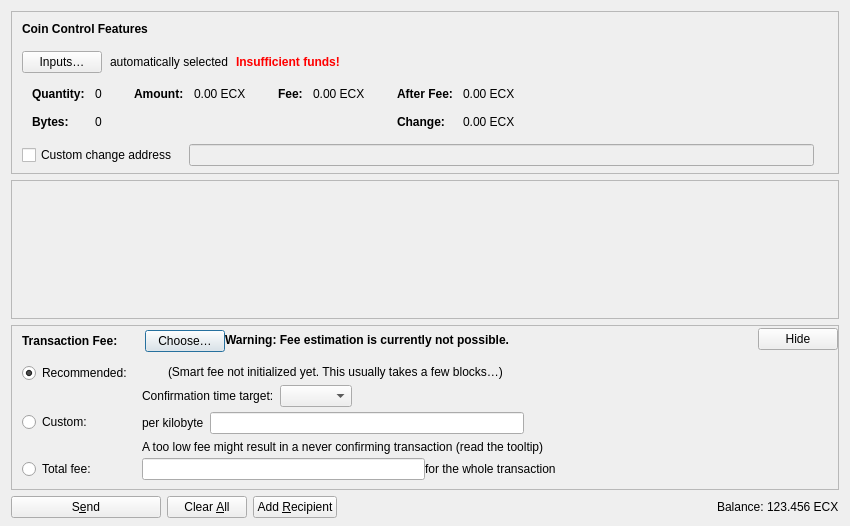
<?xml version="1.0" encoding="UTF-8"?>
<ui version="4.0">
 <class>SendCoinsDialog</class>
 <widget class="QDialog" name="SendCoinsDialog">
  <property name="geometry">
   <rect>
    <x>0</x>
    <y>0</y>
    <width>850</width>
    <height>526</height>
   </rect>
  </property>
  <property name="windowTitle">
   <string>Send Coins</string>
  </property>
  <layout class="QVBoxLayout" name="verticalLayout" stretch="0,1,0,0">
   <property name="bottomMargin">
    <number>8</number>
   </property>
   <item>
    <widget class="QFrame" name="frameCoinControl">
     <property name="sizePolicy">
      <sizepolicy hsizetype="Expanding" vsizetype="Expanding">
       <horstretch>0</horstretch>
       <verstretch>0</verstretch>
      </sizepolicy>
     </property>
     <property name="maximumSize">
      <size>
       <width>16777215</width>
       <height>16777215</height>
      </size>
     </property>
     <property name="frameShape">
      <enum>QFrame::StyledPanel</enum>
     </property>
     <property name="frameShadow">
      <enum>QFrame::Sunken</enum>
     </property>
     <layout class="QVBoxLayout" name="verticalLayoutCoinControl2">
      <property name="spacing">
       <number>0</number>
      </property>
      <property name="leftMargin">
       <number>0</number>
      </property>
      <property name="topMargin">
       <number>0</number>
      </property>
      <property name="rightMargin">
       <number>0</number>
      </property>
      <property name="bottomMargin">
       <number>6</number>
      </property>
      <item>
       <layout class="QVBoxLayout" name="verticalLayoutCoinControl" stretch="0,0,0,0,1">
        <property name="spacing">
         <number>0</number>
        </property>
        <property name="leftMargin">
         <number>10</number>
        </property>
        <property name="topMargin">
         <number>10</number>
        </property>
        <item>
         <layout class="QHBoxLayout" name="horizontalLayoutCoinControl1">
          <property name="bottomMargin">
           <number>15</number>
          </property>
          <item>
           <widget class="QLabel" name="labelCoinControlFeatures">
            <property name="sizePolicy">
             <sizepolicy hsizetype="Preferred" vsizetype="Maximum">
              <horstretch>0</horstretch>
              <verstretch>0</verstretch>
             </sizepolicy>
            </property>
            <property name="font">
             <font>
              <weight>75</weight>
              <bold>true</bold>
             </font>
            </property>
            <property name="styleSheet">
             <string notr="true">font-weight:bold;</string>
            </property>
            <property name="text">
             <string>Coin Control Features</string>
            </property>
           </widget>
          </item>
         </layout>
        </item>
        <item>
         <layout class="QHBoxLayout" name="horizontalLayoutCoinControl2" stretch="0,0,0,0">
          <property name="spacing">
           <number>8</number>
          </property>
          <property name="bottomMargin">
           <number>10</number>
          </property>
          <item>
           <widget class="QPushButton" name="pushButtonCoinControl">
            <property name="styleSheet">
             <string notr="true"/>
            </property>
            <property name="text">
             <string>Inputs…</string>
            </property>
            <property name="autoDefault">
             <bool>false</bool>
            </property>
           </widget>
          </item>
          <item>
           <widget class="QLabel" name="labelCoinControlAutomaticallySelected">
            <property name="text">
             <string>automatically selected</string>
            </property>
            <property name="margin">
             <number>5</number>
            </property>
           </widget>
          </item>
          <item>
           <widget class="QLabel" name="labelCoinControlInsuffFunds">
            <property name="font">
             <font>
              <weight>75</weight>
              <bold>true</bold>
             </font>
            </property>
            <property name="styleSheet">
             <string notr="true">color:red;font-weight:bold;</string>
            </property>
            <property name="text">
             <string>Insufficient funds!</string>
            </property>
            <property name="margin">
             <number>5</number>
            </property>
           </widget>
          </item>
          <item>
           <spacer name="horizontalSpacerCoinControl">
            <property name="orientation">
             <enum>Qt::Horizontal</enum>
            </property>
            <property name="sizeHint" stdset="0">
             <size>
              <width>40</width>
              <height>1</height>
             </size>
            </property>
           </spacer>
          </item>
         </layout>
        </item>
        <item>
         <widget class="QWidget" name="widgetCoinControl" native="true">
          <property name="sizePolicy">
           <sizepolicy hsizetype="Preferred" vsizetype="Preferred">
            <horstretch>0</horstretch>
            <verstretch>0</verstretch>
           </sizepolicy>
          </property>
          <property name="minimumSize">
           <size>
            <width>0</width>
            <height>0</height>
           </size>
          </property>
          <property name="styleSheet">
           <string notr="true"/>
          </property>
          <layout class="QHBoxLayout" name="horizontalLayoutCoinControl5">
           <property name="leftMargin">
            <number>0</number>
           </property>
           <property name="topMargin">
            <number>0</number>
           </property>
           <property name="rightMargin">
            <number>0</number>
           </property>
           <property name="bottomMargin">
            <number>0</number>
           </property>
           <item>
            <layout class="QHBoxLayout" name="horizontalLayoutCoinControl3" stretch="0,0,0,1">
             <property name="spacing">
              <number>20</number>
             </property>
             <property name="topMargin">
              <number>0</number>
             </property>
             <property name="bottomMargin">
              <number>10</number>
             </property>
             <item>
              <layout class="QFormLayout" name="formLayoutCoinControl1">
               <property name="labelAlignment">
                <set>Qt::AlignLeft|Qt::AlignVCenter</set>
               </property>
               <property name="horizontalSpacing">
                <number>10</number>
               </property>
               <property name="verticalSpacing">
                <number>14</number>
               </property>
               <property name="leftMargin">
                <number>10</number>
               </property>
               <property name="topMargin">
                <number>4</number>
               </property>
               <property name="rightMargin">
                <number>6</number>
               </property>
               <item row="0" column="0">
                <widget class="QLabel" name="labelCoinControlQuantityText">
                 <property name="font">
                  <font>
                   <weight>75</weight>
                   <bold>true</bold>
                  </font>
                 </property>
                 <property name="text">
                  <string>Quantity:</string>
                 </property>
                 <property name="margin">
                  <number>0</number>
                 </property>
                </widget>
               </item>
               <item row="0" column="1">
                <widget class="QLabel" name="labelCoinControlQuantity">
                 <property name="cursor">
                  <cursorShape>IBeamCursor</cursorShape>
                 </property>
                 <property name="contextMenuPolicy">
                  <enum>Qt::ActionsContextMenu</enum>
                 </property>
                 <property name="text">
                  <string notr="true">0</string>
                 </property>
                 <property name="margin">
                  <number>0</number>
                 </property>
                 <property name="textInteractionFlags">
                  <set>Qt::LinksAccessibleByMouse|Qt::TextSelectableByKeyboard|Qt::TextSelectableByMouse</set>
                 </property>
                </widget>
               </item>
               <item row="1" column="0">
                <widget class="QLabel" name="labelCoinControlBytesText">
                 <property name="font">
                  <font>
                   <weight>75</weight>
                   <bold>true</bold>
                  </font>
                 </property>
                 <property name="text">
                  <string>Bytes:</string>
                 </property>
                </widget>
               </item>
               <item row="1" column="1">
                <widget class="QLabel" name="labelCoinControlBytes">
                 <property name="cursor">
                  <cursorShape>IBeamCursor</cursorShape>
                 </property>
                 <property name="contextMenuPolicy">
                  <enum>Qt::ActionsContextMenu</enum>
                 </property>
                 <property name="text">
                  <string notr="true">0</string>
                 </property>
                 <property name="textInteractionFlags">
                  <set>Qt::LinksAccessibleByMouse|Qt::TextSelectableByKeyboard|Qt::TextSelectableByMouse</set>
                 </property>
                </widget>
               </item>
              </layout>
             </item>
             <item>
              <layout class="QFormLayout" name="formLayoutCoinControl2">
               <property name="horizontalSpacing">
                <number>10</number>
               </property>
               <property name="verticalSpacing">
                <number>14</number>
               </property>
               <property name="leftMargin">
                <number>6</number>
               </property>
               <property name="topMargin">
                <number>4</number>
               </property>
               <property name="rightMargin">
                <number>6</number>
               </property>
               <item row="0" column="0">
                <widget class="QLabel" name="labelCoinControlAmountText">
                 <property name="font">
                  <font>
                   <weight>75</weight>
                   <bold>true</bold>
                  </font>
                 </property>
                 <property name="text">
                  <string>Amount:</string>
                 </property>
                 <property name="margin">
                  <number>0</number>
                 </property>
                </widget>
               </item>
               <item row="0" column="1">
                <widget class="QLabel" name="labelCoinControlAmount">
                 <property name="cursor">
                  <cursorShape>IBeamCursor</cursorShape>
                 </property>
                 <property name="contextMenuPolicy">
                  <enum>Qt::ActionsContextMenu</enum>
                 </property>
                 <property name="text">
                  <string notr="true">0.00 ECX</string>
                 </property>
                 <property name="textInteractionFlags">
                  <set>Qt::LinksAccessibleByMouse|Qt::TextSelectableByKeyboard|Qt::TextSelectableByMouse</set>
                 </property>
                </widget>
               </item>
              </layout>
             </item>
             <item>
              <layout class="QFormLayout" name="formLayoutCoinControl3">
               <property name="horizontalSpacing">
                <number>10</number>
               </property>
               <property name="verticalSpacing">
                <number>14</number>
               </property>
               <property name="leftMargin">
                <number>6</number>
               </property>
               <property name="topMargin">
                <number>4</number>
               </property>
               <property name="rightMargin">
                <number>6</number>
               </property>
               <item row="0" column="0">
                <widget class="QLabel" name="labelCoinControlFeeText">
                 <property name="font">
                  <font>
                   <weight>75</weight>
                   <bold>true</bold>
                  </font>
                 </property>
                 <property name="text">
                  <string>Fee:</string>
                 </property>
                 <property name="margin">
                  <number>0</number>
                 </property>
                </widget>
               </item>
               <item row="0" column="1">
                <widget class="QLabel" name="labelCoinControlFee">
                 <property name="cursor">
                  <cursorShape>IBeamCursor</cursorShape>
                 </property>
                 <property name="contextMenuPolicy">
                  <enum>Qt::ActionsContextMenu</enum>
                 </property>
                 <property name="text">
                  <string notr="true">0.00 ECX</string>
                 </property>
                 <property name="textInteractionFlags">
                  <set>Qt::LinksAccessibleByMouse|Qt::TextSelectableByKeyboard|Qt::TextSelectableByMouse</set>
                 </property>
                </widget>
               </item>
              </layout>
             </item>
             <item>
              <layout class="QFormLayout" name="formLayoutCoinControl4">
               <property name="labelAlignment">
                <set>Qt::AlignLeft|Qt::AlignVCenter</set>
               </property>
               <property name="horizontalSpacing">
                <number>10</number>
               </property>
               <property name="verticalSpacing">
                <number>14</number>
               </property>
               <property name="leftMargin">
                <number>6</number>
               </property>
               <property name="topMargin">
                <number>4</number>
               </property>
               <property name="rightMargin">
                <number>6</number>
               </property>
               <item row="0" column="0">
                <widget class="QLabel" name="labelCoinControlAfterFeeText">
                 <property name="font">
                  <font>
                   <weight>75</weight>
                   <bold>true</bold>
                  </font>
                 </property>
                 <property name="text">
                  <string>After Fee:</string>
                 </property>
                 <property name="margin">
                  <number>0</number>
                 </property>
                </widget>
               </item>
               <item row="0" column="1">
                <widget class="QLabel" name="labelCoinControlAfterFee">
                 <property name="cursor">
                  <cursorShape>IBeamCursor</cursorShape>
                 </property>
                 <property name="contextMenuPolicy">
                  <enum>Qt::ActionsContextMenu</enum>
                 </property>
                 <property name="text">
                  <string notr="true">0.00 ECX</string>
                 </property>
                 <property name="textInteractionFlags">
                  <set>Qt::LinksAccessibleByMouse|Qt::TextSelectableByKeyboard|Qt::TextSelectableByMouse</set>
                 </property>
                </widget>
               </item>
               <item row="1" column="0">
                <widget class="QLabel" name="labelCoinControlChangeText">
                 <property name="font">
                  <font>
                   <weight>75</weight>
                   <bold>true</bold>
                  </font>
                 </property>
                 <property name="text">
                  <string>Change:</string>
                 </property>
                </widget>
               </item>
               <item row="1" column="1">
                <widget class="QLabel" name="labelCoinControlChange">
                 <property name="cursor">
                  <cursorShape>IBeamCursor</cursorShape>
                 </property>
                 <property name="contextMenuPolicy">
                  <enum>Qt::ActionsContextMenu</enum>
                 </property>
                 <property name="text">
                  <string notr="true">0.00 ECX</string>
                 </property>
                 <property name="textInteractionFlags">
                  <set>Qt::LinksAccessibleByMouse|Qt::TextSelectableByKeyboard|Qt::TextSelectableByMouse</set>
                 </property>
                </widget>
               </item>
              </layout>
             </item>
            </layout>
           </item>
          </layout>
         </widget>
        </item>
        <item>
         <layout class="QHBoxLayout" name="horizontalLayoutCoinControl4" stretch="0,0,0">
          <property name="spacing">
           <number>12</number>
          </property>
          <property name="sizeConstraint">
           <enum>QLayout::SetDefaultConstraint</enum>
          </property>
          <property name="topMargin">
           <number>5</number>
          </property>
          <property name="rightMargin">
           <number>5</number>
          </property>
          <item>
           <widget class="QCheckBox" name="checkBoxCoinControlChange">
            <property name="toolTip">
             <string>If this is activated, but the change address is empty or invalid, change will be sent to a newly generated address.</string>
            </property>
            <property name="text">
             <string>Custom change address</string>
            </property>
           </widget>
          </item>
          <item>
           <widget class="QValidatedLineEdit" name="lineEditCoinControlChange">
            <property name="enabled">
             <bool>false</bool>
            </property>
            <property name="sizePolicy">
             <sizepolicy hsizetype="Expanding" vsizetype="Fixed">
              <horstretch>0</horstretch>
              <verstretch>0</verstretch>
             </sizepolicy>
            </property>
           </widget>
          </item>
          <item>
           <widget class="QLabel" name="labelCoinControlChangeLabel">
            <property name="sizePolicy">
             <sizepolicy hsizetype="Preferred" vsizetype="Expanding">
              <horstretch>0</horstretch>
              <verstretch>0</verstretch>
             </sizepolicy>
            </property>
            <property name="minimumSize">
             <size>
              <width>0</width>
              <height>0</height>
             </size>
            </property>
            <property name="text">
             <string/>
            </property>
            <property name="margin">
             <number>3</number>
            </property>
           </widget>
          </item>
         </layout>
        </item>
        <item>
         <spacer name="verticalSpacerCoinControl">
          <property name="orientation">
           <enum>Qt::Vertical</enum>
          </property>
          <property name="sizeHint" stdset="0">
           <size>
            <width>800</width>
            <height>1</height>
           </size>
          </property>
         </spacer>
        </item>
       </layout>
      </item>
     </layout>
    </widget>
   </item>
   <item>
    <widget class="QScrollArea" name="scrollArea">
     <property name="widgetResizable">
      <bool>true</bool>
     </property>
     <widget class="QWidget" name="scrollAreaWidgetContents">
      <property name="geometry">
       <rect>
        <x>0</x>
        <y>0</y>
        <width>830</width>
        <height>104</height>
       </rect>
      </property>
      <layout class="QVBoxLayout" name="verticalLayout_2" stretch="0,1">
       <property name="leftMargin">
        <number>0</number>
       </property>
       <property name="topMargin">
        <number>0</number>
       </property>
       <property name="rightMargin">
        <number>0</number>
       </property>
       <property name="bottomMargin">
        <number>0</number>
       </property>
       <item>
        <layout class="QVBoxLayout" name="entries">
         <property name="spacing">
          <number>6</number>
         </property>
        </layout>
       </item>
       <item>
        <spacer name="verticalSpacer">
         <property name="orientation">
          <enum>Qt::Vertical</enum>
         </property>
         <property name="sizeHint" stdset="0">
          <size>
           <width>20</width>
           <height>40</height>
          </size>
         </property>
        </spacer>
       </item>
      </layout>
     </widget>
    </widget>
   </item>
   <item>
    <widget class="QFrame" name="frameFee">
     <property name="sizePolicy">
      <sizepolicy hsizetype="Expanding" vsizetype="Expanding">
       <horstretch>0</horstretch>
       <verstretch>0</verstretch>
      </sizepolicy>
     </property>
     <property name="maximumSize">
      <size>
       <width>16777215</width>
       <height>16777215</height>
      </size>
     </property>
     <property name="frameShape">
      <enum>QFrame::StyledPanel</enum>
     </property>
     <property name="frameShadow">
      <enum>QFrame::Sunken</enum>
     </property>
     <layout class="QVBoxLayout" name="verticalLayoutFee1">
      <property name="spacing">
       <number>0</number>
      </property>
      <property name="leftMargin">
       <number>0</number>
      </property>
      <property name="topMargin">
       <number>0</number>
      </property>
      <property name="rightMargin">
       <number>0</number>
      </property>
      <property name="bottomMargin">
       <number>0</number>
      </property>
      <item>
       <layout class="QVBoxLayout" name="verticalLayoutFee2" stretch="0,0,0">
        <property name="spacing">
         <number>0</number>
        </property>
        <property name="leftMargin">
         <number>10</number>
        </property>
        <property name="topMargin">
         <number>0</number>
        </property>
        <item>
         <layout class="QHBoxLayout" name="horizontalLayoutFee1">
          <property name="bottomMargin">
           <number>0</number>
          </property>
          <item>
           <layout class="QVBoxLayout" name="verticalLayoutFee7">
            <property name="spacing">
             <number>0</number>
            </property>
            <item>
             <spacer name="verticalSpacerSmartFee">
              <property name="orientation">
               <enum>Qt::Vertical</enum>
              </property>
              <property name="sizeType">
               <enum>QSizePolicy::Fixed</enum>
              </property>
              <property name="sizeHint" stdset="0">
               <size>
                <width>1</width>
                <height>4</height>
               </size>
              </property>
             </spacer>
            </item>
            <item>
             <layout class="QHBoxLayout" name="horizontalLayoutSmartFee">
              <property name="spacing">
               <number>10</number>
              </property>
              <item>
               <widget class="QLabel" name="labelFeeHeadline">
                <property name="sizePolicy">
                 <sizepolicy hsizetype="Preferred" vsizetype="Maximum">
                  <horstretch>0</horstretch>
                  <verstretch>0</verstretch>
                 </sizepolicy>
                </property>
                <property name="font">
                 <font>
                  <weight>75</weight>
                  <bold>true</bold>
                 </font>
                </property>
                <property name="styleSheet">
                 <string notr="true">font-weight:bold;</string>
                </property>
                <property name="text">
                 <string>Transaction Fee:</string>
                </property>
               </widget>
              </item>
              <item>
               <widget class="QLabel" name="labelFeeMinimized">
                <property name="text">
                 <string/>
                </property>
               </widget>
              </item>
              <item>
               <widget class="QPushButton" name="buttonChooseFee">
                <property name="text">
                 <string>Choose…</string>
                </property>
               </widget>
              </item>
             </layout>
            </item>
            <item>
             <spacer name="verticalSpacer_5">
              <property name="orientation">
               <enum>Qt::Vertical</enum>
              </property>
              <property name="sizeHint" stdset="0">
               <size>
                <width>1</width>
                <height>1</height>
               </size>
              </property>
             </spacer>
            </item>
           </layout>
          </item>
          <item>
           <widget class="QLabel" name="fallbackFeeWarningLabel">
            <property name="toolTip">
             <string>Using the fallbackfee can result in sending a transaction that will take several hours or days (or never) to confirm. Consider choosing your fee manually or wait until you have validated the complete chain.</string>
            </property>
            <property name="font">
            <font>
                <weight>75</weight>
                <bold>true</bold>
            </font>
            </property>
            <property name="text">
             <string>Warning: Fee estimation is currently not possible.</string>
            </property>
            <property name="wordWrap">
             <bool>false</bool>
            </property>
           </widget>
          </item>
          <item>
           <spacer name="horizontalSpacer_4">
            <property name="orientation">
             <enum>Qt::Horizontal</enum>
            </property>
            <property name="sizeType">
             <enum>QSizePolicy::MinimumExpanding</enum>
            </property>
            <property name="sizeHint" stdset="0">
             <size>
              <width>40</width>
              <height>20</height>
             </size>
            </property>
           </spacer>
          </item>
          <item>
           <widget class="QPushButton" name="buttonMinimizeFee">
            <property name="toolTip">
             <string>Hide transaction fee settings</string>
            </property>
            <property name="text">
             <string>Hide</string>
            </property>
           </widget>
          </item>
         </layout>
        </item>
        <item>
         <widget class="QFrame" name="frameFeeSelection">
          <layout class="QVBoxLayout" name="verticalLayoutFee12">
           <property name="spacing">
            <number>0</number>
           </property>
           <property name="leftMargin">
            <number>0</number>
           </property>
           <property name="topMargin">
            <number>0</number>
           </property>
           <property name="rightMargin">
            <number>0</number>
           </property>
           <property name="bottomMargin">
            <number>0</number>
           </property>
           <item>
            <layout class="QGridLayout" name="gridLayoutFee">
             <property name="topMargin">
              <number>10</number>
             </property>
             <property name="bottomMargin">
              <number>4</number>
             </property>
             <property name="horizontalSpacing">
              <number>10</number>
             </property>
             <property name="verticalSpacing">
              <number>4</number>
             </property>
             <item row="1" column="1">
              <layout class="QVBoxLayout" name="verticalLayoutFee8">
               <property name="spacing">
                <number>6</number>
               </property>
               <item>
                <layout class="QHBoxLayout" name="horizontalLayoutFee13">
                 <item>
                  <widget class="QLabel" name="labelCustomPerKilobyte">
                   <property name="toolTip">
                    <string>Specify a custom fee per kB (1,000 bytes) of the transaction's virtual size.

Note:  Since the fee is calculated on a per-byte basis, a fee rate of "100 satoshis per kvB" for a transaction size of 500 virtual bytes (half of 1 kvB) would ultimately yield a fee of only 50 satoshis.</string>
                   </property>
                   <property name="text">
                    <string>per kilobyte</string>
                   </property>
                  </widget>
                 </item>
                 <item>
                  <widget class="BitcoinAmountField" name="customFee"/>
                 </item>
                 <item>
                  <spacer name="horizontalSpacer_6">
                   <property name="orientation">
                    <enum>Qt::Horizontal</enum>
                   </property>
                   <property name="sizeHint" stdset="0">
                    <size>
                     <width>1</width>
                     <height>1</height>
                    </size>
                   </property>
                  </spacer>
                 </item>
                </layout>
               </item>
               <item>
                <layout class="QHBoxLayout" name="horizontalLayoutFee8">
                 <item>
                  <widget class="QLabel" name="labelCustomFeeWarning">
                   <property name="enabled">
                    <bool>true</bool>
                   </property>
                   <property name="toolTip">
                    <string>When there is less transaction volume than space in the blocks, miners as well as relaying nodes may enforce a minimum fee. Paying only this minimum fee is just fine, but be aware that this can result in a never confirming transaction once there is more demand for bitcoin transactions than the network can process.</string>
                   </property>
                   <property name="text">
                    <string>A too low fee might result in a never confirming transaction (read the tooltip)</string>
                   </property>
                  </widget>
                 </item>
                 <item>
                  <spacer name="horizontalSpacer_2">
                   <property name="orientation">
                    <enum>Qt::Horizontal</enum>
                   </property>
                   <property name="sizeHint" stdset="0">
                    <size>
                     <width>1</width>
                     <height>1</height>
                    </size>
                   </property>
                  </spacer>
                 </item>
                </layout>
               </item>
              </layout>
             </item>
             <item row="0" column="0">
              <layout class="QVBoxLayout" name="verticalLayoutFee4" stretch="0,1">
               <item>
                <widget class="QRadioButton" name="radioSmartFee">
                 <property name="text">
                  <string>Recommended:</string>
                 </property>
                 <property name="checked">
                  <bool>true</bool>
                 </property>
                 <attribute name="buttonGroup">
                  <string notr="true">groupFee</string>
                 </attribute>
                </widget>
               </item>
               <item>
                <spacer name="verticalSpacer_2">
                 <property name="orientation">
                  <enum>Qt::Vertical</enum>
                 </property>
                 <property name="sizeHint" stdset="0">
                  <size>
                   <width>1</width>
                   <height>1</height>
                  </size>
                 </property>
                </spacer>
               </item>
              </layout>
             </item>
             <item row="1" column="0">
              <layout class="QVBoxLayout" name="verticalLayoutFee9" stretch="0,1">
               <item>
                <widget class="QRadioButton" name="radioCustomFee">
                 <property name="text">
                  <string>Custom:</string>
                 </property>
                 <attribute name="buttonGroup">
                  <string notr="true">groupFee</string>
                 </attribute>
                </widget>
               </item>
               <item>
                <spacer name="verticalSpacer_6">
                 <property name="orientation">
                  <enum>Qt::Vertical</enum>
                 </property>
                 <property name="sizeHint" stdset="0">
                  <size>
                   <width>1</width>
                   <height>1</height>
                  </size>
                 </property>
                </spacer>
               </item>
              </layout>
             </item>
             <item row="2" column="0">
              <widget class="QRadioButton" name="radioTotalFee">
               <property name="text">
                <string>Total fee:</string>
               </property>
               <attribute name="buttonGroup">
                <string notr="true">groupFee</string>
               </attribute>
              </widget>
             </item>
             <item row="2" column="1">
              <layout class="QHBoxLayout" name="horizontalLayoutTotalFee">
               <item>
                <widget class="BitcoinAmountField" name="totalFee">
                 <property name="toolTip">
                  <string>The fee for the whole transaction, whatever its size. It must be at least 1 sat.</string>
                 </property>
                </widget>
               </item>
               <item>
                <widget class="QLabel" name="labelTotalFee">
                 <property name="text">
                  <string>for the whole transaction</string>
                 </property>
                </widget>
               </item>
               <item>
                <spacer name="horizontalSpacerTotalFee">
                 <property name="orientation">
                  <enum>Qt::Horizontal</enum>
                 </property>
                 <property name="sizeHint" stdset="0">
                  <size>
                   <width>1</width>
                   <height>1</height>
                  </size>
                 </property>
                </spacer>
               </item>
              </layout>
             </item>
             <item row="0" column="1">
              <layout class="QVBoxLayout" name="verticalLayoutFee3" stretch="0,0,1">
               <property name="spacing">
                <number>6</number>
               </property>
               <property name="topMargin">
                <number>2</number>
               </property>
               <item>
                <layout class="QHBoxLayout" name="horizontalLayoutFee12">
                 <item>
                  <widget class="QLabel" name="labelSmartFee">
                   <property name="text">
                    <string/>
                   </property>
                  </widget>
                 </item>
                 <item>
                  <widget class="QLabel" name="labelFeeEstimation">
                   <property name="text">
                    <string/>
                   </property>
                  </widget>
                 </item>
                 <item>
                  <widget class="QLabel" name="labelSmartFee2">
                   <property name="text">
                    <string>(Smart fee not initialized yet. This usually takes a few blocks…)</string>
                   </property>
                  </widget>
                 </item>
                 <item>
                  <spacer name="horizontalSpacer_5">
                   <property name="orientation">
                    <enum>Qt::Horizontal</enum>
                   </property>
                   <property name="sizeHint" stdset="0">
                    <size>
                     <width>1</width>
                     <height>1</height>
                    </size>
                   </property>
                  </spacer>
                 </item>
                </layout>
               </item>
               <item>
                <layout class="QHBoxLayout" name="horizontalLayoutFee9">
                 <item>
                  <layout class="QVBoxLayout" name="verticalLayoutFee6">
                   <item>
                    <widget class="QLabel" name="labelSmartFee3">
                     <property name="text">
                      <string>Confirmation time target:</string>
                     </property>
                    </widget>
                   </item>
                  </layout>
                 </item>
                 <item>
                  <layout class="QVBoxLayout" name="verticalLayoutFee5">
                   <property name="rightMargin">
                    <number>30</number>
                   </property>
                   <item>
                    <layout class="QHBoxLayout" name="horizontalLayoutConfTarget">
                     <property name="bottomMargin">
                      <number>0</number>
                     </property>
                     <item>
                      <widget class="QComboBox" name="confTargetSelector"/>
                     </item>
                     <item>
                      <spacer name="horizontalSpacerConfTarget">
                       <property name="orientation">
                        <enum>Qt::Horizontal</enum>
                       </property>
                       <property name="sizeHint" stdset="0">
                        <size>
                         <width>40</width>
                         <height>20</height>
                        </size>
                       </property>
                      </spacer>
                     </item>
                    </layout>
                   </item>
                  </layout>
                 </item>
                </layout>
               </item>
               <item>
                <spacer name="verticalSpacer_4">
                 <property name="orientation">
                  <enum>Qt::Vertical</enum>
                 </property>
                 <property name="sizeHint" stdset="0">
                  <size>
                   <width>1</width>
                   <height>1</height>
                  </size>
                 </property>
                </spacer>
               </item>
              </layout>
             </item>
            </layout>
           </item>
          </layout>
         </widget>
        </item>
        <item>
         <spacer name="verticalSpacerFee">
          <property name="orientation">
           <enum>Qt::Vertical</enum>
          </property>
          <property name="sizeHint" stdset="0">
           <size>
            <width>40</width>
            <height>5</height>
           </size>
          </property>
         </spacer>
        </item>
       </layout>
      </item>
     </layout>
    </widget>
   </item>
   <item>
    <layout class="QHBoxLayout" name="horizontalLayout">
     <item>
      <widget class="QPushButton" name="sendButton">
       <property name="minimumSize">
        <size>
         <width>150</width>
         <height>0</height>
        </size>
       </property>
       <property name="toolTip">
        <string>Confirm the send action</string>
       </property>
       <property name="text">
        <string>S&amp;end</string>
       </property>
       <property name="icon">
        <iconset resource="../bitcoin.qrc">
         <normaloff>:/icons/send</normaloff>:/icons/send</iconset>
       </property>
       <property name="autoDefault">
        <bool>false</bool>
       </property>
       <property name="default">
        <bool>false</bool>
       </property>
      </widget>
     </item>
     <item>
      <widget class="QPushButton" name="clearButton">
       <property name="sizePolicy">
        <sizepolicy hsizetype="Minimum" vsizetype="Fixed">
         <horstretch>0</horstretch>
         <verstretch>0</verstretch>
        </sizepolicy>
       </property>
       <property name="toolTip">
        <string>Clear all fields of the form.</string>
       </property>
       <property name="text">
        <string>Clear &amp;All</string>
       </property>
       <property name="icon">
        <iconset resource="../bitcoin.qrc">
         <normaloff>:/icons/remove</normaloff>:/icons/remove</iconset>
       </property>
       <property name="autoDefault">
        <bool>false</bool>
       </property>
      </widget>
     </item>
     <item>
      <widget class="QPushButton" name="addButton">
       <property name="toolTip">
        <string>Send to multiple recipients at once</string>
       </property>
       <property name="text">
        <string>Add &amp;Recipient</string>
       </property>
       <property name="icon">
        <iconset resource="../bitcoin.qrc">
         <normaloff>:/icons/add</normaloff>:/icons/add</iconset>
       </property>
       <property name="autoDefault">
        <bool>false</bool>
       </property>
      </widget>
     </item>
     <item>
      <spacer name="horizontalSpacer">
       <property name="orientation">
        <enum>Qt::Horizontal</enum>
       </property>
       <property name="sizeHint" stdset="0">
        <size>
         <width>40</width>
         <height>20</height>
        </size>
       </property>
      </spacer>
     </item>
     <item>
      <layout class="QHBoxLayout" name="horizontalLayout_2">
       <property name="spacing">
        <number>3</number>
       </property>
       <item>
        <widget class="QLabel" name="labelBalanceName">
         <property name="sizePolicy">
          <sizepolicy hsizetype="Preferred" vsizetype="Fixed">
           <horstretch>0</horstretch>
           <verstretch>0</verstretch>
          </sizepolicy>
         </property>
         <property name="text">
          <string>Balance:</string>
         </property>
        </widget>
       </item>
       <item>
        <widget class="QLabel" name="labelBalance">
         <property name="sizePolicy">
          <sizepolicy hsizetype="Preferred" vsizetype="Fixed">
           <horstretch>0</horstretch>
           <verstretch>0</verstretch>
          </sizepolicy>
         </property>
         <property name="cursor">
          <cursorShape>IBeamCursor</cursorShape>
         </property>
         <property name="text">
          <string notr="true">123.456 ECX</string>
         </property>
         <property name="textInteractionFlags">
          <set>Qt::LinksAccessibleByMouse|Qt::TextSelectableByKeyboard|Qt::TextSelectableByMouse</set>
         </property>
        </widget>
       </item>
      </layout>
     </item>
    </layout>
   </item>
  </layout>
 </widget>
 <customwidgets>
  <customwidget>
   <class>QValidatedLineEdit</class>
   <extends>QLineEdit</extends>
   <header>qt/qvalidatedlineedit.h</header>
  </customwidget>
  <customwidget>
   <class>BitcoinAmountField</class>
   <extends>QLineEdit</extends>
   <header>qt/bitcoinamountfield.h</header>
   <container>1</container>
  </customwidget>
 </customwidgets>
 <resources>
  <include location="../bitcoin.qrc"/>
 </resources>
 <connections/>
 <buttongroups>
  <buttongroup name="groupFee"/>
 </buttongroups>
</ui>
